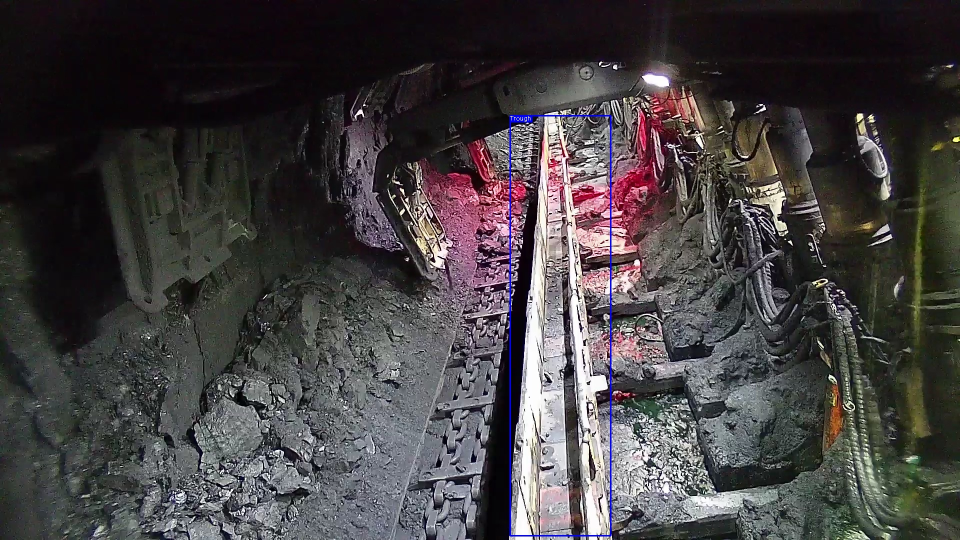
#> input picture model/prediction.jpg, 1920 x 1080 px (shown at 1/2 size)
$ python -i debris_detect.py   (imports and definitions only)   (older library calls are emulated)
#> lines starting #> are read from the running program, lines starting #| are printed output that depends on the picture; after the words box and inside, x2 and y2 are one past the last pixel; in counts of white or black regions, pixels touching at a corner belong together
#> further down, picture is the input picture: shape (1080, 1920, 3); mean B, G, R 65.7, 64.4, 68.1
__author__ = ""
__email__ = ""
__phone__ = ""
__license__ = "xxx"
__version__ = "1.0.0"
__maintainer__ = ""
__status__ = "Dev"

import cv2
import numpy as np
import imutils
from imutils import perspective

lst = []


# [43 lines left out: functions make_pairwise, draw_color_contours, not called in this run]


def make_hsv(arr):
    arr = cv2.blur(arr, ksize=(15, 15))
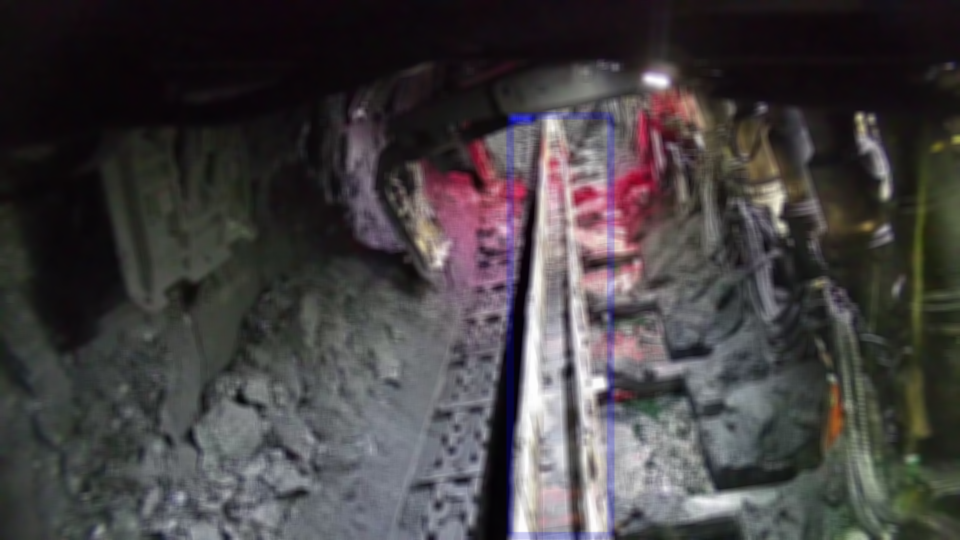
#> arr: shape (1080, 1920, 3) (shown at 1/2 size); mean of channels 0, 1, 2 65.7, 64.4, 68.1; drawn as B, G, R
    hsv = cv2.cvtColor(arr, cv2.COLOR_BGR2HSV)
#> hsv: shape (1080, 1920, 3); mean H, S, V 99, 51.1, 71.9

    trackhsv = (np.array([121, 0, 16]), np.array([137, 255, 180]))
    bretbyhsv = (np.array([20, 100, 100]), np.array([30, 255, 255]))

    track_hsv = cv2.inRange(hsv, trackhsv[0], trackhsv[1])
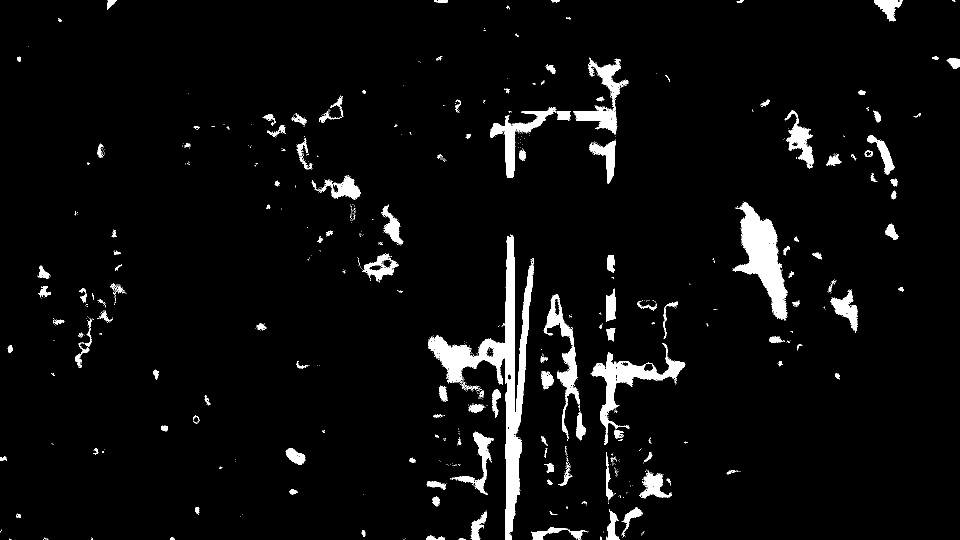
#> track_hsv: shape (1080, 1920) (shown at 1/2 size); 4.4% white; 921 white regions (772 under 20 px), largest, box (x1, y1, x2, y2) and area: (856, 469, 1068, 1080) 21845, (1465, 404, 1576, 641) 10769, (1181, 686, 1370, 890) 6832
    bretby_hsv = cv2.inRange(hsv, bretbyhsv[0], bretbyhsv[1])
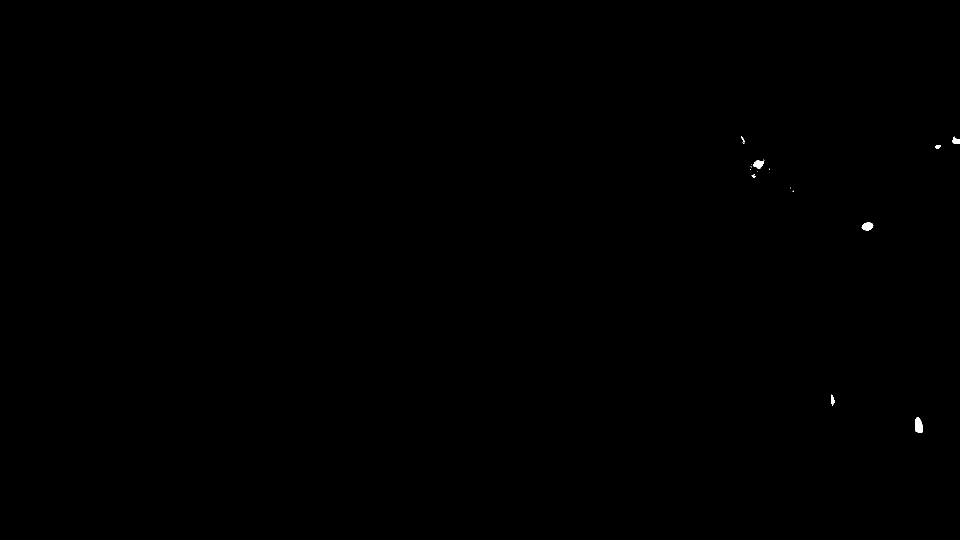
#> bretby_hsv: shape (1080, 1920) (shown at 1/2 size); 0.06% white; 17 white regions (9 under 20 px), largest, box (x1, y1, x2, y2) and area: (1830, 834, 1845, 865) 377, (1723, 445, 1747, 461) 283, (1506, 319, 1529, 338) 238
    return track_hsv, bretby_hsv


# [49 lines left out: functions get_box_coords, bitwise_convert, make_roi, make_mask, find_contours, not called in this run]

>>> import cv2
>>> picture = cv2.imread('model/prediction.jpg')
>>> result = make_hsv(picture)
